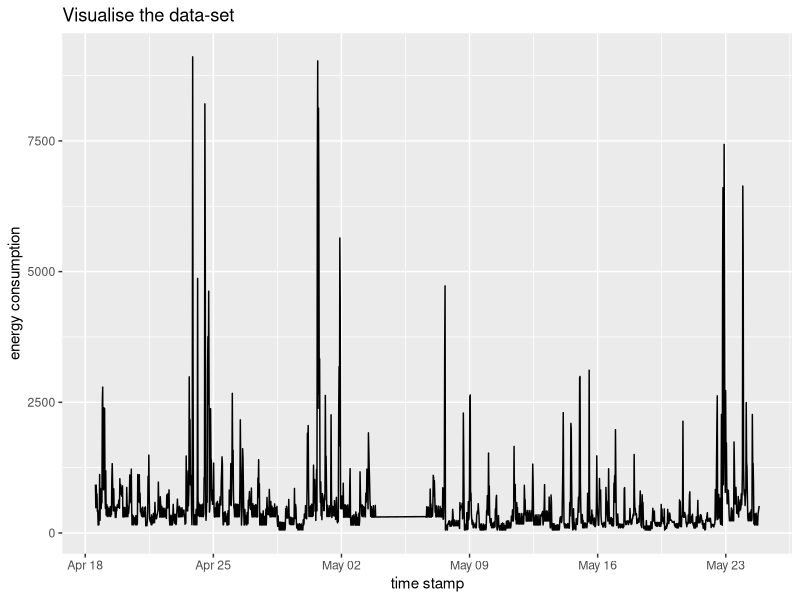
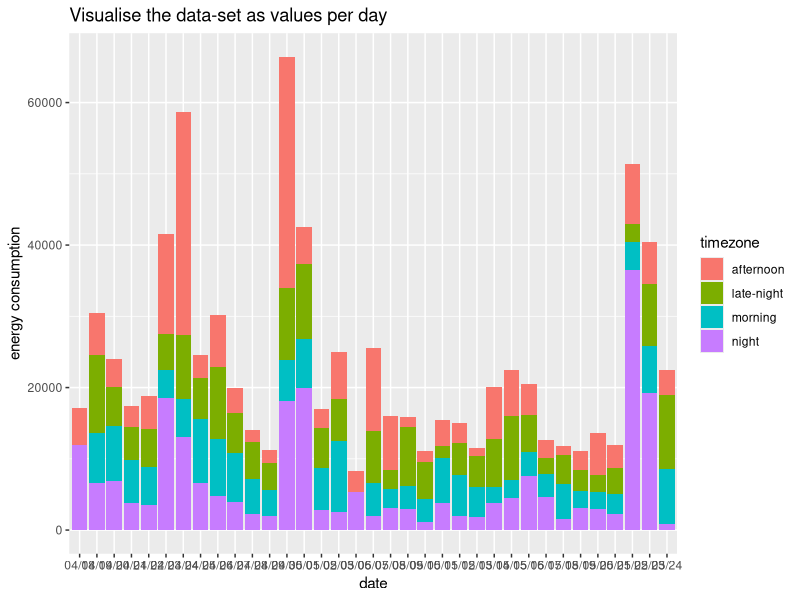
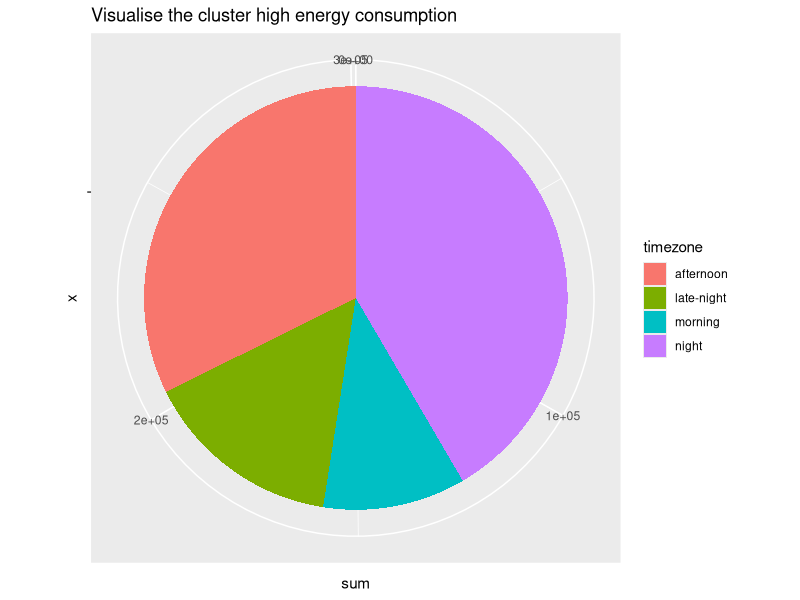
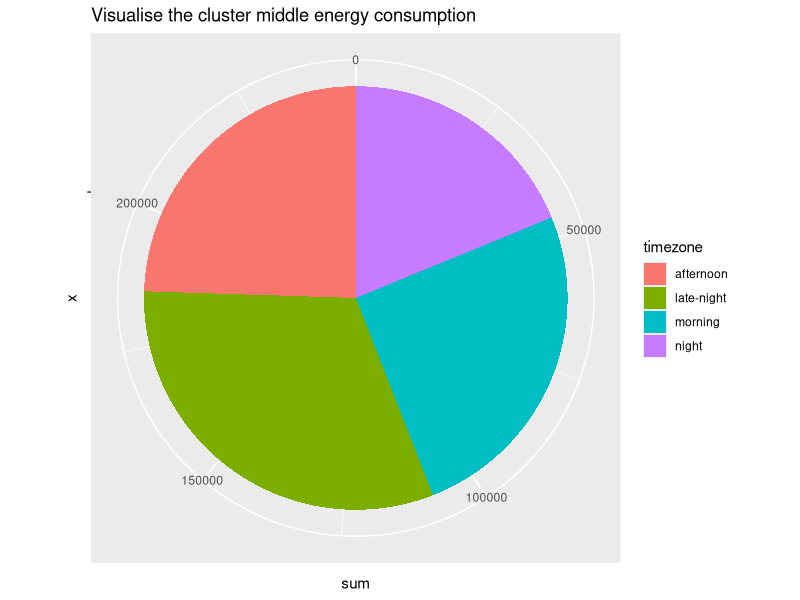
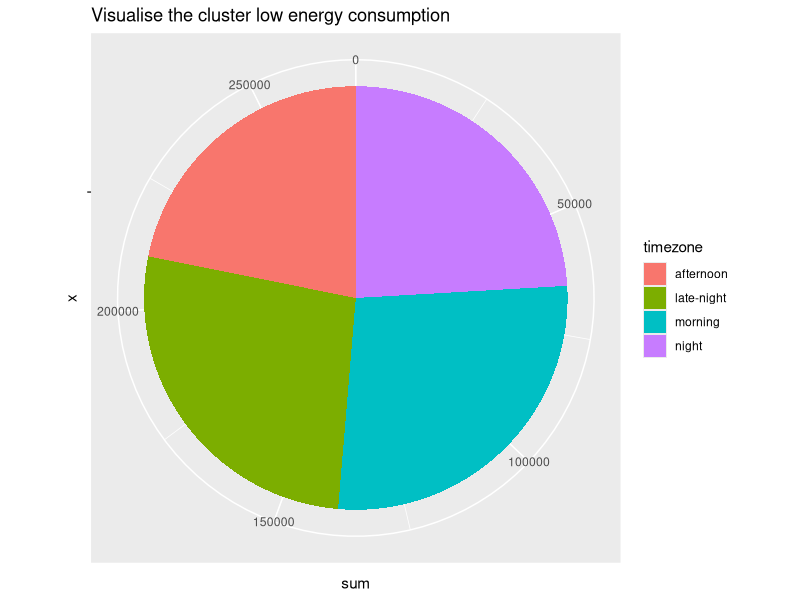

Write the R code that produced these figures, in order.
## ---- chunk 1
#install.packages(c("ggplot2", "dplyr"))
## ---- chunk 2
setwd("~/Desktop/analysis")
data <- read.csv("total_watt.csv", header=F)
colnames(data) <- c("time_stamp", "energy_consumption")
date <- as.POSIXlt(data$time_stamp)
data <- data.frame(date, data$energy_consumption)
colnames(data) <- c("time_stamp", "energy_consumption")
## ---- chunk 3
library(ggplot2)
vis1 <- ggplot(data, aes(x = data$time_stamp, y = data$energy_consumption, group = 1)) + geom_line() + 
xlab("time stamp") + ylab("energy consumption") + ggtitle("Visualise the data-set")

plot(vis1)
## ---- chunk 4
library(dplyr)
date <- format(data$time_stamp, "%m/%d")
time <- format(data$time_stamp, "%H:%M:%S")
hour <- as.numeric(format(data$time_stamp, "%H"))
data_divide <- data.frame(date, time, hour, data$energy_consumption)
colnames(data_divide) <- c("date", "time", "hour", "energy_consumption")

data_divide <- data_divide %>% 
  mutate(timezone = ifelse(hour < 6, "late-night", 
                           ifelse(hour < 12, "morning", 
                                  ifelse(hour < 18, "afternoon", 
                                         ifelse(hour < 24, "night", "other")
                                        )
                                  )
                           )
         )
data_perday <- data_divide %>% group_by(date, timezone) %>% summarise(sum=sum(energy_consumption))
## ---- chunk 5
vis2 <- ggplot(data_perday, aes(x = data_perday$date, y = data_perday$sum, fill=timezone)) + geom_bar(stat = "identity") + 
  xlab("date") + ylab("energy consumption") + ggtitle("Visualise the data-set as values per day")

plot(vis2)
## ---- chunk 6
data_perday2 <- data_divide %>% group_by(date) %>% summarise(sum_all=sum(energy_consumption))

sum(data_perday2$sum_all<10000)
sum(data_perday2$sum_all<20000)
sum(data_perday2$sum_all<30000)
sum(data_perday2$sum_all<40000)
sum(data_perday2$sum_all<50000)
sum(data_perday2$sum_all<60000)
sum(data_perday2$sum_all<70000)
## ---- chunk 7
data_perday2 <- data_perday2 %>% mutate(cluster = ifelse(sum_all < 20000, 1, 
                                                       ifelse(40000 < sum_all, 3, 2)
                                                       )
                                      )
## ---- chunk 8
cluster_high <- data_perday %>% inner_join(data_perday2, by="date") %>% filter(cluster == 3) %>% 
  group_by(timezone) %>% summarise(sum=sum(sum))
cluster_middle <- data_perday %>% inner_join(data_perday2, by="date") %>% filter(cluster == 2) %>% 
  group_by(timezone) %>% summarise(sum=sum(sum))
cluster_low <- data_perday %>% inner_join(data_perday2, by="date") %>% filter(cluster == 1) %>% 
  group_by(timezone) %>% summarise(sum=sum(sum))
## ---- chunk 9
vis3_1 <- ggplot(cluster_high, aes(x = "", y = sum, fill = timezone)) + geom_bar(width=1, stat="identity") + 
  coord_polar(theta = "y") + ggtitle("Visualise the cluster high energy consumption")
plot(vis3_1)
## ---- chunk 10
vis3_2 <- ggplot(cluster_middle, aes(x = "", y = sum, fill = timezone)) + geom_bar(width=1, stat="identity") + 
  coord_polar(theta = "y") + ggtitle("Visualise the cluster middle energy consumption")
plot(vis3_2)
## ---- chunk 11
vis3_3 <- ggplot(cluster_low, aes(x = "", y = sum, fill = timezone)) + geom_bar(width=1, stat="identity") + 
  coord_polar(theta = "y") + ggtitle("Visualise the cluster low energy consumption")
plot(vis3_3)
